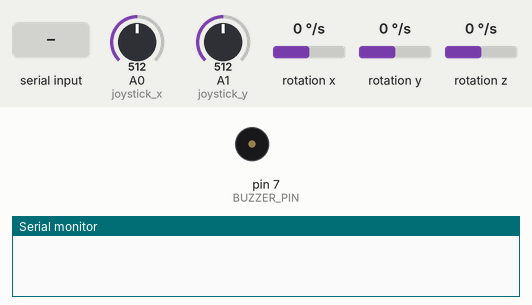
Simulated run of this sketch. Board: Arduino Uno, built with avr-gcc and run on an emulated ATmega328P. Parts: buzzer (waves = sounding, pin HIGH), the last lines printed to the serial monitor. Wiring (inferred from the names in the program): MPU-6050 motion sensor at I2C address 0x68. The test bench sets the inputs (shaded band); at power-on: rotation x 0 °/s, A1 (joystick_y) = 512, A0 (joystick_x) = 512, rotation y 0 °/s, rotation z 0 °/s.

Above: at 1.2 s.
1.3 s: byte 115 (SCORE_CHAR) received over Serial
At 1.8 s:
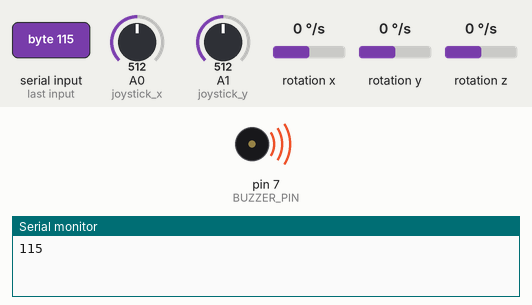
3.4 s: rotation x set to -192 °/s
4.9 s: A1 (joystick_y) set to 992
6.4 s: A1 (joystick_y) set to 30
Timing chart, 0 to 8.9 s (numbered marks = the images above; inputs shaded):
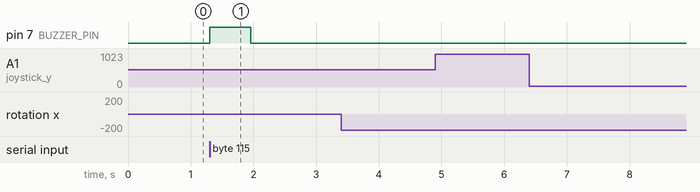

The sketch:

serial.ino
```cpp
//  Andre Reyes, Conor Duston and Harrington Idahosa modified for Lab 2 - joystick/gyro comm.
//  w/arduino of EECE.4520/5520
//  11/1/2023

//  Using the elegoo example scketch as a base for MPU-6050
//  Modified Example Sketches from www.elegoo.com used as a base for
//  gyro implementation
//  serial-rw.ino used as a start to communication with snake.py
//  and modified for the joystick commuication for this lab
\
#include <Wire.h> // needed for serial commmunication with gyro

#define joystick_x A0
#define joystick_y A1
#define BUZZER_PIN 7
#define SCORE_CHAR 's'
#define TICKS_TIL_TIME_OUT 500
#define ANALOG_RANGE 1024 // range of the analog input of arduino

// gyro variables
const int MPU_addr = 0x68; // I2C address of the MPU-6050
int16_t GyX, GyY;
int minVal = -2000;
int maxVal = 2000;
double gyro_x;
double gyro_y;
int sensitivity = 2;

// joystick variables
int js_resting_threshold = ANALOG_RANGE/4; // "deadzone" around joystick at rest, 25% all around
int js_center = ANALOG_RANGE/2; // at rest joystick hovers around 500
int js_x_dir = 0; // x value of joystick (left: -1024 to -750, right: 750 to 1024)
int js_y_dir = 0; // y value of joystick (down: -1024 to -750, up: 750 to 1024)
char curr_dir = "";  // current direction
char prev_dir = ""; // previous direction

// buzzer variables
unsigned int incomingByte = 0;
unsigned int buzzer_ticks = 0;
bool buzzer_active = false;


void setup() {
  // set up wire comm. with MPU-6050
  Wire.begin();
  Wire.beginTransmission(MPU_addr);
  Wire.write(0x6B); // PWR_MGMT_1 register
  Wire.write(0);    // set to zero (wakes up the MPU-6050)
  Wire.endTransmission(true);

  // initialize digital pins
  pinMode(joystick_x, INPUT);
  pinMode(joystick_y, INPUT);
  pinMode(BUZZER_PIN, OUTPUT);
  digitalWrite(BUZZER_PIN, LOW);

  Serial.begin(9600);
}


void loop() {

  /************************ ADDED BY HARRY - BEGIN ************************/
  Wire.beginTransmission(MPU_addr);
  Wire.write(0x43); // Start reading from the gyro data registers
  Wire.endTransmission(false);
  Wire.requestFrom(MPU_addr, 6, true); // request a total of 6 registers

  GyY = Wire.read() << 8 | Wire.read(); // 0x43 (GYRO_XOUT_H) & 0x44 (GYRO_XOUT_L)
  GyX = Wire.read() << 8 | Wire.read(); // 0x45 (GYRO_YOUT_H) & 0x46 (GYRO_YOUT_L)

  gyro_x = map(GyX, minVal, maxVal, -sensitivity, sensitivity);
  gyro_y = map(GyY, minVal, maxVal, -sensitivity, sensitivity);
  /************************ ADDED BY HARRY - END ************************/


  /************************ ADDED BY CONOR - BEGIN ************************/
  // Recieve apple eaten flag from snake.py
  if (Serial.available() > 0) {
    // read the incoming byte:
    incomingByte = Serial.read();
    Serial.println(incomingByte);

    if(incomingByte == SCORE_CHAR) {
      digitalWrite(BUZZER_PIN, HIGH);
      buzzer_ticks = 0;
      buzzer_active = true;
    }
  }

  // Sound buzzer if flagged
  if (buzzer_active) {
      buzzer_ticks ++;

    if (buzzer_ticks > TICKS_TIL_TIME_OUT) {
      digitalWrite(BUZZER_PIN, LOW);
      buzzer_ticks = 0;
      buzzer_active = false;
    }
  }
  /************************ ADDED BY CONOR - END ************************/


  /************************ ADDED BY ANDRE - BEGIN ************************/
  // Read joystick values and prevent repeated output
  js_x_dir = analogRead(joystick_x);
  js_y_dir = analogRead(joystick_y);

  // Process direction output conditions
  if(js_y_dir - js_center > js_resting_threshold || gyro_x > sensitivity){
    curr_dir = 'w';
  }
  else if(abs(js_y_dir - js_center) > js_resting_threshold || gyro_x < -sensitivity){
    curr_dir = 's';
  }
  else if(js_x_dir - js_center > js_resting_threshold || gyro_y < -sensitivity){
    curr_dir = 'a';
  }
  else if(abs(js_x_dir - js_center) > js_resting_threshold || gyro_y > sensitivity){
    curr_dir = 'd';
  }
  if(prev_dir != curr_dir){
    prev_dir = curr_dir;
    Serial.println(curr_dir);
  }
  /************************ ADDED BY ANDRE - END ************************/

}
```

Measured:
- after the input at 1.3 s, pin 7 (BUZZER_PIN): LOW → HIGH at once, → LOW 0.66 s later
